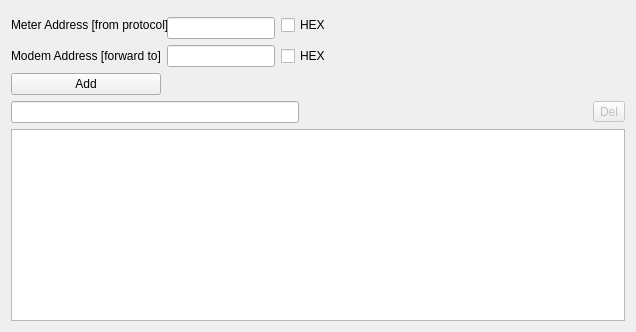
                  <widget class="QWidget" name="page_29">
                   <layout class="QGridLayout" name="gridLayout_23">
                    <item row="0" column="0" rowspan="2" colspan="2">
                     <widget class="QLabel" name="label_106">
                      <property name="text">
                       <string>Meter Address [from protocol]</string>
                      </property>
                     </widget>
                    </item>
                    <item row="0" column="2" rowspan="2">
                     <widget class="QCheckBox" name="cbLeMeterAddrFromH">
                      <property name="text">
                       <string>HEX</string>
                      </property>
                     </widget>
                    </item>
                    <item row="1" column="1">
                     <widget class="QLineEdit" name="leMeterAddrFrom">
                      <property name="maxLength">
                       <number>32</number>
                      </property>
                      <property name="clearButtonEnabled">
                       <bool>true</bool>
                      </property>
                     </widget>
                    </item>
                    <item row="2" column="0">
                     <widget class="QLabel" name="label_107">
                      <property name="text">
                       <string>Modem Address [forward to]</string>
                      </property>
                     </widget>
                    </item>
                    <item row="2" column="1">
                     <widget class="QLineEdit" name="leModemAddrTo">
                      <property name="maxLength">
                       <number>32</number>
                      </property>
                      <property name="clearButtonEnabled">
                       <bool>true</bool>
                      </property>
                     </widget>
                    </item>
                    <item row="2" column="2">
                     <widget class="QCheckBox" name="cbLeModemAddrToH">
                      <property name="text">
                       <string>HEX</string>
                      </property>
                     </widget>
                    </item>
                    <item row="2" column="3">
                     <spacer name="horizontalSpacer_60">
                      <property name="orientation">
                       <enum>Qt::Horizontal</enum>
                      </property>
                      <property name="sizeHint" stdset="0">
                       <size>
                        <width>288</width>
                        <height>20</height>
                       </size>
                      </property>
                     </spacer>
                    </item>
                    <item row="3" column="0">
                     <widget class="QPushButton" name="pbAddForward">
                      <property name="text">
                       <string>Add</string>
                      </property>
                      <property name="icon">
                       <iconset>
                        <normaloff>:/img/img/edit_add.png</normaloff>:/img/img/edit_add.png</iconset>
                      </property>
                     </widget>
                    </item>
                    <item row="4" column="0" colspan="4">
                     <layout class="QHBoxLayout" name="horizontalLayout_48">
                      <item>
                       <widget class="QLineEdit" name="leRouteFilter">
                        <property name="clearButtonEnabled">
                         <bool>true</bool>
                        </property>
                       </widget>
                      </item>
                      <item>
                       <spacer name="horizontalSpacer_61">
                        <property name="orientation">
                         <enum>Qt::Horizontal</enum>
                        </property>
                        <property name="sizeHint" stdset="0">
                         <size>
                          <width>40</width>
                          <height>20</height>
                         </size>
                        </property>
                       </spacer>
                      </item>
                      <item>
                       <widget class="QToolButton" name="tbDelFromForwardTable">
                        <property name="enabled">
                         <bool>false</bool>
                        </property>
                        <property name="text">
                         <string>Del</string>
                        </property>
                       </widget>
                      </item>
                     </layout>
                    </item>
                    <item row="5" column="0" colspan="4">
                     <widget class="QTableView" name="tvForward">
                      <property name="editTriggers">
                       <set>QAbstractItemView::NoEditTriggers</set>
                      </property>
                      <property name="alternatingRowColors">
                       <bool>true</bool>
                      </property>
                      <property name="selectionBehavior">
                       <enum>QAbstractItemView::SelectRows</enum>
                      </property>
                      <property name="sortingEnabled">
                       <bool>true</bool>
                      </property>
                      <attribute name="horizontalHeaderDefaultSectionSize">
                       <number>300</number>
                      </attribute>
                     </widget>
                    </item>
                   </layout>
                  </widget>
